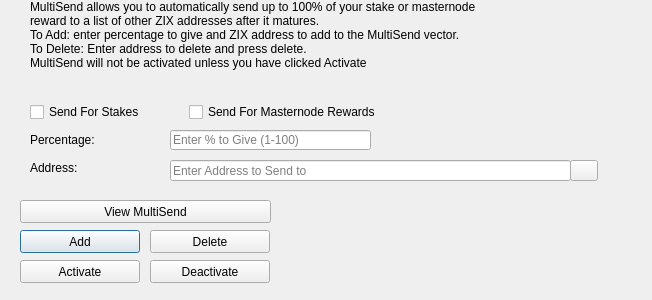
<?xml version="1.0" encoding="UTF-8"?>
<ui version="4.0">
 <class>MultiSendDialog</class>
 <widget class="QDialog" name="MultiSendDialog">
  <property name="windowModality">
   <enum>Qt::NonModal</enum>
  </property>
  <property name="geometry">
   <rect>
    <x>0</x>
    <y>0</y>
    <width>652</width>
    <height>300</height>
   </rect>
  </property>
  <property name="windowTitle">
   <string>MultiSend</string>
  </property>
  <widget class="QLineEdit" name="multiSendPercentEdit">
   <property name="geometry">
    <rect>
     <x>170</x>
     <y>130</y>
     <width>201</width>
     <height>20</height>
    </rect>
   </property>
   <property name="toolTip">
    <string>Enter whole numbers 1 - 100</string>
   </property>
   <property name="placeholderText">
    <string>Enter % to Give (1-100)</string>
   </property>
  </widget>
  <widget class="QLineEdit" name="multiSendAddressEdit">
   <property name="geometry">
    <rect>
     <x>170</x>
     <y>160</y>
     <width>401</width>
     <height>21</height>
    </rect>
   </property>
   <property name="toolTip">
    <string/>
   </property>
   <property name="placeholderText">
    <string>Enter Address to Send to</string>
   </property>
  </widget>
  <widget class="QLabel" name="label_2">
   <property name="geometry">
    <rect>
     <x>30</x>
     <y>0</y>
     <width>451</width>
     <height>121</height>
    </rect>
   </property>
   <property name="lineWidth">
    <number>1</number>
   </property>
   <property name="text">
    <string>MultiSend allows you to automatically send up to 100% of your stake or masternode reward to a list of other ZIX addresses after it matures.
To Add: enter percentage to give and ZIX address to add to the MultiSend vector.
To Delete: Enter address to delete and press delete.
MultiSend will not be activated unless you have clicked Activate</string>
   </property>
   <property name="alignment">
    <set>Qt::AlignLeading|Qt::AlignLeft|Qt::AlignTop</set>
   </property>
   <property name="wordWrap">
    <bool>true</bool>
   </property>
  </widget>
  <widget class="QLabel" name="message">
   <property name="geometry">
    <rect>
     <x>290</x>
     <y>200</y>
     <width>351</width>
     <height>91</height>
    </rect>
   </property>
   <property name="text">
    <string/>
   </property>
  </widget>
  <widget class="QPushButton" name="addButton">
   <property name="geometry">
    <rect>
     <x>20</x>
     <y>230</y>
     <width>120</width>
     <height>23</height>
    </rect>
   </property>
   <property name="toolTip">
    <string/>
   </property>
   <property name="statusTip">
    <string>Add to MultiSend Vector</string>
   </property>
   <property name="text">
    <string>Add</string>
   </property>
  </widget>
  <widget class="QPushButton" name="disableButton">
   <property name="geometry">
    <rect>
     <x>150</x>
     <y>260</y>
     <width>120</width>
     <height>23</height>
    </rect>
   </property>
   <property name="statusTip">
    <string>Deactivate MultiSend</string>
   </property>
   <property name="text">
    <string>Deactivate</string>
   </property>
  </widget>
  <widget class="QPushButton" name="addressBookButton">
   <property name="geometry">
    <rect>
     <x>570</x>
     <y>160</y>
     <width>28</width>
     <height>21</height>
    </rect>
   </property>
   <property name="toolTip">
    <string>Choose an address from the address book</string>
   </property>
   <property name="text">
    <string/>
   </property>
   <property name="icon">
    <iconset resource="../zixcash.qrc">
     <normaloff>:/icons/address-book</normaloff>:/icons/address-book</iconset>
   </property>
   <property name="shortcut">
    <string>Alt+A</string>
   </property>
   <property name="autoDefault">
    <bool>false</bool>
   </property>
  </widget>
  <widget class="QLabel" name="label">
   <property name="geometry">
    <rect>
     <x>30</x>
     <y>130</y>
     <width>121</width>
     <height>20</height>
    </rect>
   </property>
   <property name="toolTip">
    <string>Percentage of stake to send</string>
   </property>
   <property name="text">
    <string>Percentage:</string>
   </property>
  </widget>
  <widget class="QLabel" name="label_5">
   <property name="geometry">
    <rect>
     <x>30</x>
     <y>160</y>
     <width>111</width>
     <height>16</height>
    </rect>
   </property>
   <property name="toolTip">
    <string>Address to send portion of stake to</string>
   </property>
   <property name="text">
    <string>Address:</string>
   </property>
  </widget>
  <widget class="QPushButton" name="deleteButton">
   <property name="geometry">
    <rect>
     <x>150</x>
     <y>230</y>
     <width>120</width>
     <height>23</height>
    </rect>
   </property>
   <property name="toolTip">
    <string/>
   </property>
   <property name="statusTip">
    <string>Delete Address From MultiSend Vector</string>
   </property>
   <property name="text">
    <string>Delete</string>
   </property>
  </widget>
  <widget class="QPushButton" name="activateButton">
   <property name="geometry">
    <rect>
     <x>20</x>
     <y>260</y>
     <width>120</width>
     <height>23</height>
    </rect>
   </property>
   <property name="statusTip">
    <string>Activate MultiSend</string>
   </property>
   <property name="text">
    <string>Activate</string>
   </property>
  </widget>
  <widget class="QPushButton" name="viewButton">
   <property name="geometry">
    <rect>
     <x>20</x>
     <y>200</y>
     <width>251</width>
     <height>23</height>
    </rect>
   </property>
   <property name="toolTip">
    <string/>
   </property>
   <property name="statusTip">
    <string>View MultiSend Vector</string>
   </property>
   <property name="text">
    <string>View MultiSend</string>
   </property>
  </widget>
  <widget class="QWidget" name="horizontalLayoutWidget">
   <property name="geometry">
    <rect>
     <x>30</x>
     <y>100</y>
     <width>351</width>
     <height>24</height>
    </rect>
   </property>
   <layout class="QHBoxLayout" name="horizontalLayout">
    <item>
     <widget class="QCheckBox" name="multiSendStakeCheckBox">
      <property name="text">
       <string>Send For Stakes</string>
      </property>
     </widget>
    </item>
    <item>
     <widget class="QCheckBox" name="multiSendMasternodeCheckBox">
      <property name="text">
       <string>Send For Masternode Rewards</string>
      </property>
     </widget>
    </item>
   </layout>
  </widget>
 </widget>
 <resources>
  <include location="../zixcash.qrc"/>
 </resources>
 <connections/>
</ui>
